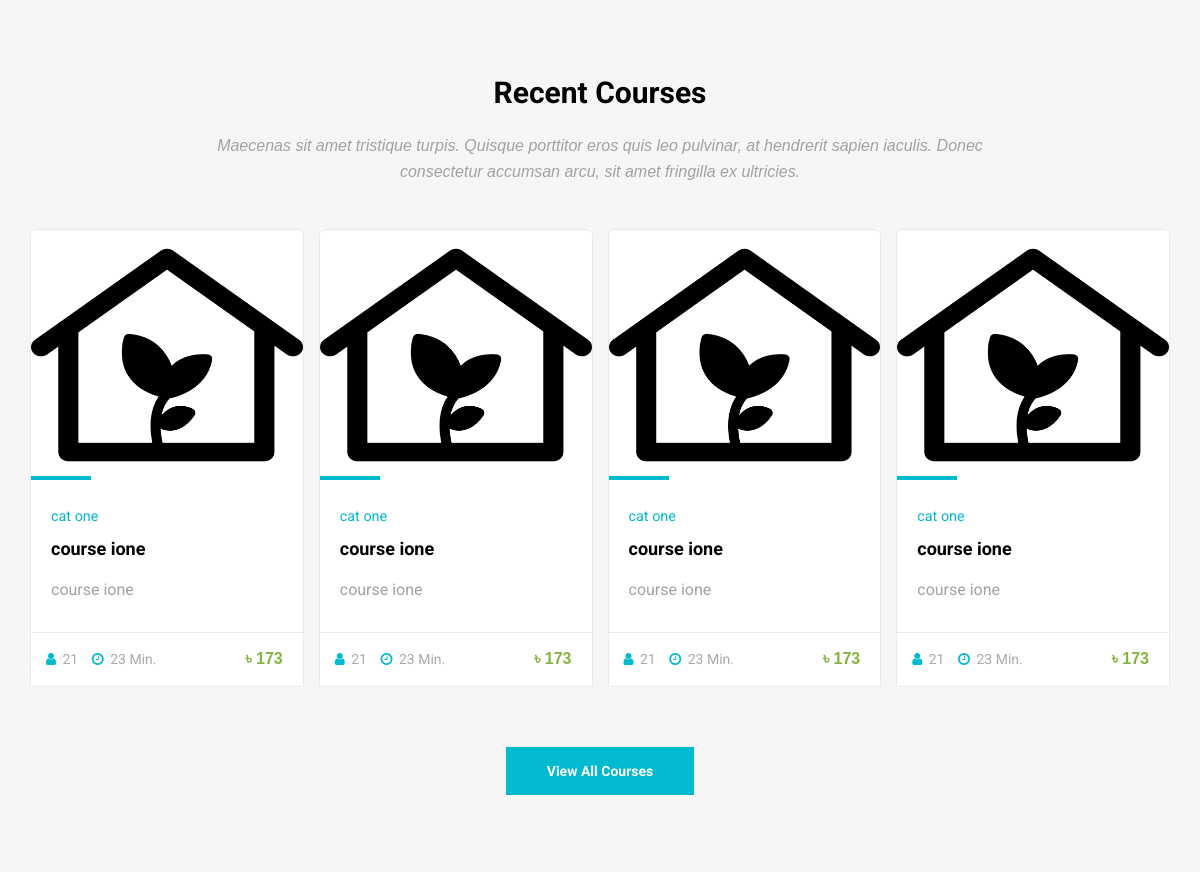
Before: / (middle part) with the older database file.
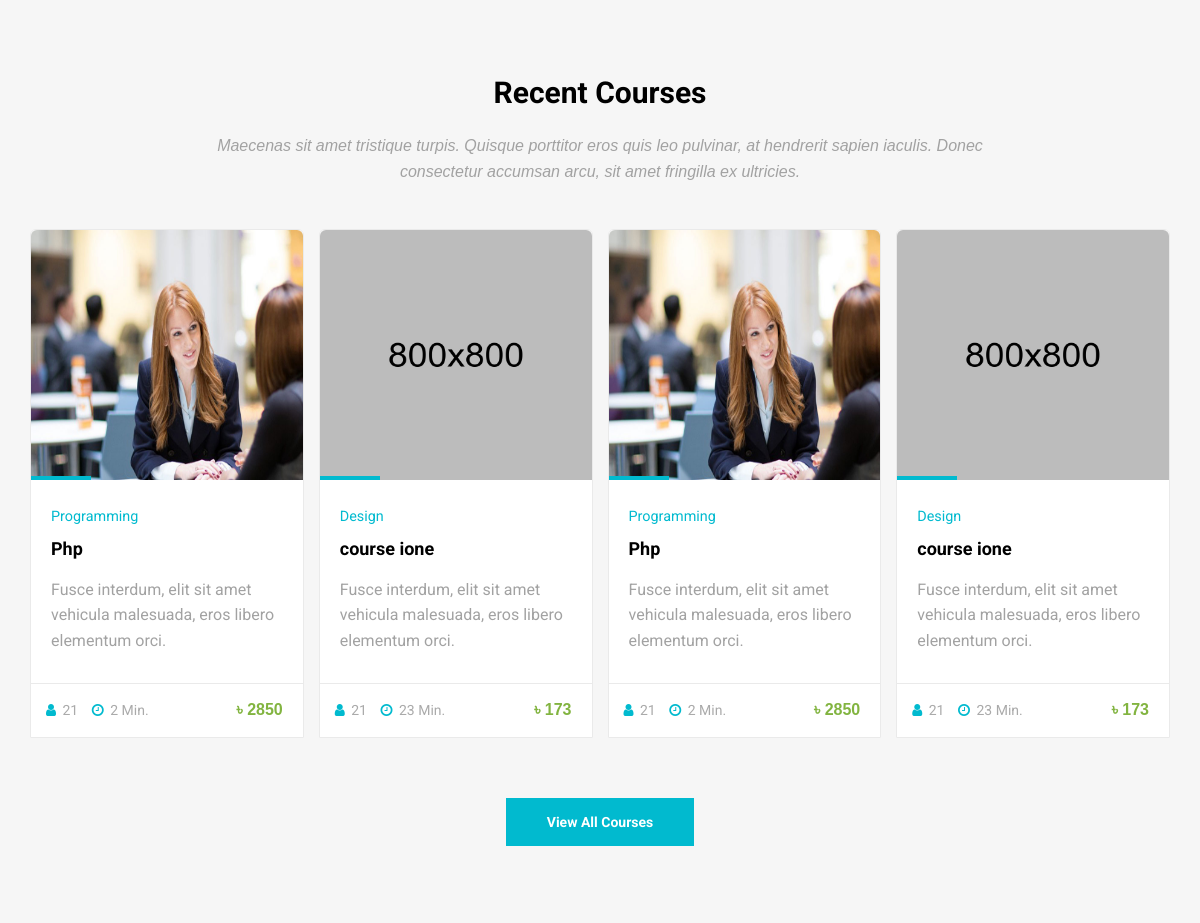
After: the same page with the newer database file.
### tables this page shows
CREATE TABLE `courses` (
  `course_id` int(11) NOT NULL,
  `category_id` int(11) NOT NULL,
  `course_title` varchar(191) NOT NULL,
  `banner` varchar(191) NOT NULL,
  `short_description` text NOT NULL,
  `description` longtext NOT NULL,
  `price` varchar(191) NOT NULL,
  `discount` varchar(100) NOT NULL,
  `hours` varchar(100) NOT NULL,
  `total_hit` int(11) NOT NULL,
  `ratting` int(11) NOT NULL,
  `is_active` tinyint(4) NOT NULL,
  `created_at` timestamp NOT NULL DEFAULT current_timestamp()
);

CREATE TABLE `categories` (
  `cat_id` int(11) NOT NULL,
  `cat_name` varchar(191) NOT NULL,
  `is_active` tinyint(4) NOT NULL DEFAULT 0
);

### index.php (the view, shortened to what this page needs)
<?php include 'header.php'; ?>
        <section class="section gb">
            <div class="container">
                <div class="section-title text-center">
                    <h3>Recent Courses</h3>
                    <p>Maecenas sit amet tristique turpis. Quisque porttitor eros quis leo pulvinar, at hendrerit sapien iaculis. Donec consectetur accumsan arcu, sit amet fringilla ex ultricies.</p>
                </div>
                <div id="owl-01" class="owl-carousel owl-theme owl-theme-01">
                    <?php
                     $query = "SELECT * FROM courses left join categories on categories.cat_id=courses.category_id where courses.is_active=0  Order By course_id desc limit 6";
                     $result = $con->query($query);
                     if ($result->num_rows > 0) {
                         foreach ($result as $key => $value) {
                    ?>
                    <div class="caro-item">
                        <div class="course-box">
                            <div class="image-wrap entry">
                                <img style="width: 272px; height:250px;" src="<?php echo  $value['banner'];?>" alt="" class="img-responsive">
                            </div>
                            <div class="course-details">
                                <h4>
                                    <small><?php echo  $value['cat_name'];?></small>
                                    <a href="#" title=""><?php echo  $value['course_title'];?></a>
                                </h4>
                                <p><?php echo  $value['short_description'];?></p>
                            </div>
                            <div class="course-footer clearfix">
                                <div class="pull-left">
                                    <ul class="list-inline">
                                        <li><a href="#"><i class="fa fa-user"></i> 21</a></li>
                                        <li><a href="#"><i class="fa fa-clock-o"></i> <?php echo  $value['hours'];?> Min.</a></li>
                                    </ul>
                                </div>
                                <div class="pull-right">
                                    <ul class="list-inline">
                                        <li><a href="#">৳ <?php echo round( $value['price']-(($value['price']*$value['discount'])/100));?></a></li>
                                    </ul>
                                </div>
                            </div>
                        </div>
                    </div>
                    <?php } }?>
                </div>
                <div class="section-button text-center">
                    <a href="#" class="btn btn-primary">View All Courses</a>
                </div>
            </div>
        </section>
<?php include 'footer.php'; ?>

Changed rows visible on the page:
added courses: banner (picture), category.cat_name "Programming", course_title "Php", short_description "Fusce interdum, elit sit amet vehicula malesuada, eros libero elementum orci.", hours "2", $value['price']-(($value['price']*$value['discount'])/100) "2850"
changed courses "course ione": banner: a different picture; category.cat_name "cat one" → "Design"; short_description "course ione" → "Fusce interdum, elit sit amet vehicula malesuada, eros libero elementum orci."
